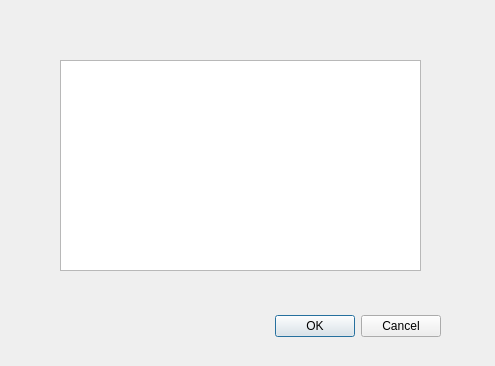
<?xml version="1.0" encoding="UTF-8"?>
<ui version="4.0">
 <class>Result</class>
 <widget class="QDialog" name="Result">
  <property name="geometry">
   <rect>
    <x>0</x>
    <y>0</y>
    <width>495</width>
    <height>366</height>
   </rect>
  </property>
  <property name="windowTitle">
   <string>Search result</string>
  </property>
  <widget class="QDialogButtonBox" name="buttonBox">
   <property name="geometry">
    <rect>
     <x>100</x>
     <y>310</y>
     <width>341</width>
     <height>32</height>
    </rect>
   </property>
   <property name="orientation">
    <enum>Qt::Horizontal</enum>
   </property>
   <property name="standardButtons">
    <set>QDialogButtonBox::Cancel|QDialogButtonBox::Ok</set>
   </property>
  </widget>
  <widget class="QTextBrowser" name="result_text">
   <property name="geometry">
    <rect>
     <x>60</x>
     <y>60</y>
     <width>361</width>
     <height>211</height>
    </rect>
   </property>
  </widget>
  <widget class="QLabel" name="head_label">
   <property name="geometry">
    <rect>
     <x>60</x>
     <y>30</y>
     <width>361</width>
     <height>31</height>
    </rect>
   </property>
   <property name="text">
    <string/>
   </property>
  </widget>
 </widget>
 <resources/>
 <connections>
  <connection>
   <sender>buttonBox</sender>
   <signal>accepted()</signal>
   <receiver>Result</receiver>
   <slot>accept()</slot>
   <hints>
    <hint type="sourcelabel">
     <x>248</x>
     <y>254</y>
    </hint>
    <hint type="destinationlabel">
     <x>157</x>
     <y>274</y>
    </hint>
   </hints>
  </connection>
  <connection>
   <sender>buttonBox</sender>
   <signal>rejected()</signal>
   <receiver>Result</receiver>
   <slot>reject()</slot>
   <hints>
    <hint type="sourcelabel">
     <x>316</x>
     <y>260</y>
    </hint>
    <hint type="destinationlabel">
     <x>286</x>
     <y>274</y>
    </hint>
   </hints>
  </connection>
 </connections>
</ui>
